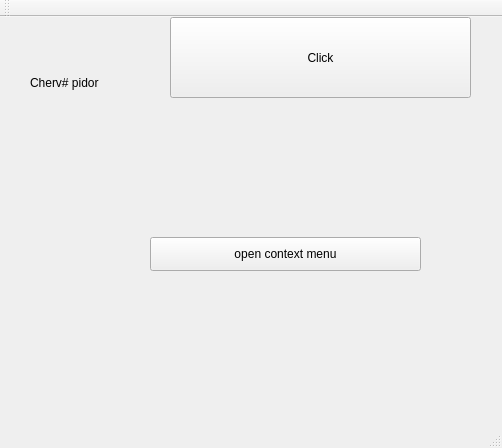
<?xml version="1.0" encoding="UTF-8"?>
<ui version="4.0">
 <class>MainWindow</class>
 <widget class="QMainWindow" name="MainWindow">
  <property name="geometry">
   <rect>
    <x>0</x>
    <y>0</y>
    <width>502</width>
    <height>448</height>
   </rect>
  </property>
  <property name="windowTitle">
   <string>MainWindow</string>
  </property>
  <widget class="QWidget" name="centralWidget">
   <widget class="QPushButton" name="pushButton">
    <property name="geometry">
     <rect>
      <x>170</x>
      <y>0</y>
      <width>301</width>
      <height>81</height>
     </rect>
    </property>
    <property name="text">
     <string>Click</string>
    </property>
   </widget>
   <widget class="QLabel" name="label">
    <property name="geometry">
     <rect>
      <x>30</x>
      <y>50</y>
      <width>131</width>
      <height>31</height>
     </rect>
    </property>
    <property name="text">
     <string>Cherv# pidor</string>
    </property>
   </widget>
   <widget class="QPushButton" name="pushButton_2">
    <property name="geometry">
     <rect>
      <x>150</x>
      <y>220</y>
      <width>271</width>
      <height>34</height>
     </rect>
    </property>
    <property name="text">
     <string>open context menu</string>
    </property>
   </widget>
  </widget>
  <widget class="QMenuBar" name="menuBar">
   <property name="geometry">
    <rect>
     <x>0</x>
     <y>0</y>
     <width>502</width>
     <height>30</height>
    </rect>
   </property>
  </widget>
  <widget class="QToolBar" name="mainToolBar">
   <attribute name="toolBarArea">
    <enum>TopToolBarArea</enum>
   </attribute>
   <attribute name="toolBarBreak">
    <bool>false</bool>
   </attribute>
  </widget>
  <widget class="QStatusBar" name="statusBar"/>
 </widget>
 <layoutdefault spacing="6" margin="11"/>
 <resources/>
 <connections/>
</ui>
